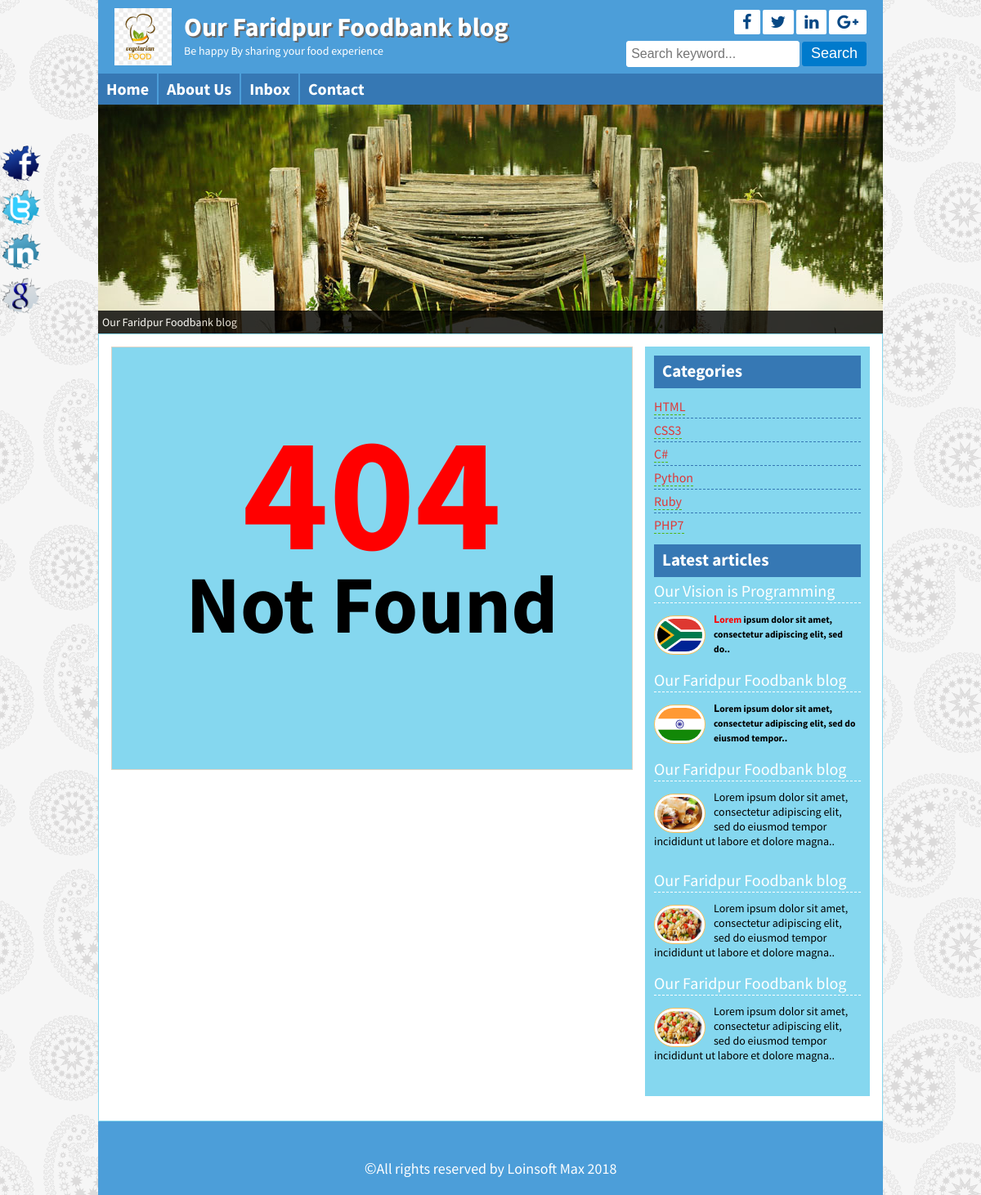
Page /404.php on the committed database.
### tables this page shows
CREATE TABLE `title_slogan` (
  `id` int(11) NOT NULL,
  `title` varchar(255) NOT NULL,
  `slogan` varchar(255) NOT NULL,
  `logo` varchar(255) NOT NULL
);

CREATE TABLE `tbl_social` (
  `id` int(11) NOT NULL,
  `fb` varchar(255) NOT NULL,
  `tw` varchar(255) NOT NULL,
  `ln` varchar(255) NOT NULL,
  `gg` varchar(255) NOT NULL
);

CREATE TABLE `tbl_page` (
  `id` int(11) NOT NULL,
  `name` varchar(255) NOT NULL,
  `body` text NOT NULL
);

CREATE TABLE `tbl_category` (
  `id` int(11) NOT NULL,
  `name` varchar(50) NOT NULL
);

CREATE TABLE `tbl_post` (
  `id` int(11) NOT NULL,
  `cat` int(11) NOT NULL,
  `title` varchar(255) NOT NULL,
  `body` text NOT NULL,
  `image` varchar(255) NOT NULL,
  `author` varchar(50) NOT NULL,
  `tags` varchar(255) NOT NULL,
  `date` timestamp NOT NULL DEFAULT CURRENT_TIMESTAMP ON UPDATE CURRENT_TIMESTAMP,
  `userid` int(11) NOT NULL
);

CREATE TABLE `tbl_footer` (
  `id` int(11) NOT NULL,
  `copyright` varchar(255) NOT NULL
);

### lib/Database.php (called while the page is built, shortened)
<?php
Class Database{
	public $host   = DB_HOST;
	public $user   = DB_USER;
	public $pass   = DB_PASS;
	public $dbname = DB_NAME;
	public $link;
	private function connectDB(){
	$this->link = new mysqli($this->host, $this->user, $this->pass, $this->dbname);
 }
	public function select($query){
		$result = $this->link->query($query) or die($this->link->error.__LINE__);
		if($result->num_rows > 0){
			return $result;
		} else {
			return false;
		}
	}
}

### helpers/Format.php (called while the page is built, shortened)
<?php
    class Format
    {
        public function textShort($text , $limit = 400)
    {
        $text = $text. " ";
        $text = substr($text, 0, $limit);
        $text = substr($text, 0, strrpos($text," "));
        $text = $text."..";
        return $text;
    }
}
?>

### inc/slider.php (the view)
<div class="slidersection templete clear">
	<div id="slider">
	<?php
						$query = "select * from tbl_slider";
						$slider  = $db->select($query);
						if($slider){
							while ($result = $slider->fetch_assoc()) {
					?>
		<a href="#"><img src="admin/<?php echo $result['image'] ?>" alt="nature 1" title="<?php echo $result['title'] ?>" /></a>
							<?php } } ?>
	</div>
</div>

### inc/header.php (shortened to what this page needs)
<?php include 'lib/Database.php'?>
<?php include 'helpers/Format.php'?>
<?php
	$db = new Database();
	$fm = new Format();
?>
<!DOCTYPE html>
<html>
<head>
	<?php include 'scripts/css.php' ?>
</head>
<body>
	<div class="headersection templete clear">
		<a href="index.php">
			<div class="logo">
		<?php
            $query = "select * from title_slogan where id = 1";
            $title_slogan = $db->select($query);
            if ($title_slogan) {
                while ($result = $title_slogan->fetch_assoc()) {
        ?>
				<img src="admin/<?php echo $result['logo'] ?>" alt="Logo"/>
				<h2><?php echo $result['title'] ?></h2>
				<p><?php echo $result['slogan'] ?></p>
			</div>
		<?php } } ?>
		</a>
		<div class="social clear">
		<?php
            $query = "select * from tbl_social where id = 1";
            $sociallink = $db->select($query);
            if ($sociallink) {
                    while ($result = $sociallink->fetch_assoc()) {
        ?>
			<div class="icon clear">
				<a href="<?php echo $result['fb'] ?>" target="_blank"><i class="fa fa-facebook"></i></a>
				<a href="<?php echo $result['tw'] ?>" target="_blank"><i class="fa fa-twitter"></i></a>
				<a href="<?php echo $result['ln'] ?>" target="_blank"><i class="fa fa-linkedin"></i></a>
				<a href="<?php echo $result['gg'] ?>" target="_blank"><i class="fa fa-google-plus"></i></a>
			</div>
		<?php } } ?>
			<div class="searchbtn clear">
			<form action="search.php" method="get">
				<input type="text" name="search" placeholder="Search keyword..."/>
				<input type="submit" name="submit" value="Search"/>
			</form>
			</div>
		</div>
	</div>
<div class="navsection templete">
	<ul>
		<li><a  href="index.php">Home</a></li>
		<?php
            $query = "select * from tbl_page";
            $getpage = $db->select($query);
            if ($getpage) {
                    while ($result = $getpage->fetch_assoc()) {
        ?>
		<li>
			<a href="dynamicpage.php?pageid=<?php echo $result['id']; ?>"><?php echo $result['name']?></a>
		</li>
		<?php } } ?>
		<li><a href="contact.php">Contact</a></li>
	</ul>
</div>

### scripts/css.php
<link rel="stylesheet" href="font-awesome-4.5.0/css/font-awesome.css">
<link rel="stylesheet" href="css/nivo-slider.css" type="text/css" media="screen" />
<link rel="stylesheet" href="style.css">
<?php
                   $query = "select * from tbl_theme where id='1'";
                   $theme = $db->select($query);
                   while($result  = $theme->fetch_assoc()){
					if($result['theme'] == 'Blue' ){
						echo '
						<link rel="stylesheet" href="theme/defualt.css">';
					}elseif($result['theme'] == 'Green' ){
						echo '
						<link rel="stylesheet" href="theme/green.css">';
					}
				}
   ?>

### 404.php
<?php include 'inc/header.php' ?>
<?php include 'inc/slider.php' ?>
	<div class="contentsection contemplete clear">
		<div class="maincontent clear">
			<div class="about">
				<div class="notfound">
    				<p><span>404</span> Not Found</p>
    			</div>
	        </div>
		</div>
<?php include 'inc/sidebar.php' ?>
<?php include 'inc/footer.php' ?>

### inc/sidebar.php
<div class="sidebar clear">
    <div class="samesidebar clear">
        <h2>Categories</h2>
            <ul>
            <?php
				$query = "SELECT * FROM tbl_category";
				$category  =  $db->select($query);
				if ($category) {
					while ($result = $category->fetch_assoc()) {
			?>
                <li>
                 <a class="sideli" href="posts.php?category=<?php echo $result['id'];?>"><?php echo $result['name'] ?></a>
                </li>
                <?php } } else{ ?>
                <?php
                    echo "No Category Created";
                }?>
            </ul>
    </div>
    <div class="samesidebar clear">
        <h2>Latest articles</h2>
        <?php
				$query = "SELECT * FROM tbl_post LIMIT 5";
				$post  =  $db->select($query);
				if ($post) {
					while ($result = $post->fetch_assoc()) {
			?>
            <div class="popular clear">
                <h3><a href="post.php?id=<?php echo $result['id'] ?>"><?php echo $result['title'] ?></a></h3>
                <a href="post.php?id=<?php echo $result['id'] ?>">
                    <img src="admin/<?php echo $result['image'] ?>" alt="post image"/>
                </a>
                <?php echo $fm->textShort($result['body'], 120); ?>
            </div>
	<?php } }else{ header('Location:404.php'); }?>
    </div>
</div>

### inc/footer.php (shortened to what this page needs)
</div>
<div class="footersection templete clear">
		<?php
				$query = "select * from tbl_footer where id = 1";
				$copyright= $db->select($query);
				if ($copyright) {
								while ($result = $copyright->fetch_assoc()) {
		?> <br/>
	  <p><span style="font-size:20px; font-width:bolder;">&copy</span><?php echo $result['copyright'];echo date(' Y')?></p>
		<?php } } ?>
	</div>
	<div class="fixedicon clear">
		<?php
				$query = "select * from tbl_social where id = 1";
				$sociallink = $db->select($query);
				if ($sociallink) {
								while ($result = $sociallink->fetch_assoc()) {
		?>
		<a href="<?php echo $result['fb'] ?>"><img src="images/fb.png" alt="Facebook"/></a>
		<a href="<?php echo $result['tw'] ?>"><img src="images/tw.png" alt="Twitter"/></a>
		<a href="<?php echo $result['ln'] ?>"><img src="images/in.png" alt="LinkedIn"/></a>
		<a href="<?php echo $result['gg'] ?>"><img src="images/gl.png" alt="GooglePlus"/></a>
		<?php } } ?>
	</div>
</body>
</html>

### css/nivo-slider.css (style rules this page uses)
.nivoSlider { position:relative; }
.nivoSlider a.nivo-imageLink { position:absolute; top:0px; left:0px; width:100%; height:100%; border:0; padding:0; margin:0; z-index:60; display:none; }

### style.css (style rules this page uses)
* { margin:0;padding:0;outline:0 }
body { font-family: 'Source Sans Pro', sans-serif;font-size:14px;line-height:18px;color:#000;background:url(images/bg.png)repeat fixed 0 0 #fff; }
.templete { width:960px;margin:0 auto; }
.contemplete { margin: 0 auto; width: 928px; }
.clear { overflow:hidden; }
input[type="text"], input[type="email"] { border: 1px solid #cfc5b6; border-radius: 3px; margin-bottom: 5px; padding: 5px; width: 300px; }
input[type="submit"] { background: #b7801c none repeat scroll 0 0; border: 1px solid #e6af4b; color: #fff; cursor: pointer; font-size: 20px; padding: 1px 10px; }
.headersection { background: #ca932f none repeat scroll 0 0; color: #fff; }
.logo { float: left; width: 580px; }
.logo img { float: left; margin-right: 15px; padding-bottom: 10px; padding-left: 20px; padding-top: 10px; width: 70px; }
.logo h2 { color: #fff; font-size: 32px; margin-bottom: 11px; margin-top: 24px; text-shadow: 2px 2px 0 #666; }
.logo p { color:#fff; }
.social { float: right; margin-right: 20px; margin-top: 12px; text-align: right; width: 360px; }
.icon { float: right; }
.icon a { background: #a56e0a none repeat scroll 0 0; border-radius: 2px; color: #fff; display: block; float: left; font-size: 20px; margin-left: 3px; padding: 5px 10px; }
.searchbtn { float: right; margin-top: 8px; }
.searchbtn input[type="text"] { border: 1px solid #A56E0A; width: 200px; background: #FFE07C; font-size: 16px; height: 20px; }
.searchbtn input[type="submit"] { border: 1px solid #9d6602; border-radius: 3px; font-size: 18px; height: 30px; padding-left: 10px; padding-right: 10px; padding-top: 0; cursor: pointer; }
.navsection { background: none repeat scroll 0 0 #e6af4b; min-height: 38px; }
.navsection ul { margin:0;padding:0;list-style:none; }
.navsection ul li { border-left: 1px solid #fdc662; border-right: 1px solid #c18a26; display: block; float: left; position:relative; }
.navsection ul li:first-child { border-left: 0px solid #fdc662; }
.navsection ul li:last-child { border-right: 0px solid #c18a26; }
.navsection ul li a { color: #fff; display: block; font-size: 20px; font-weight: bold; padding: 10px; text-decoration: none; }
.contentsection { background: #ffffff none repeat scroll 0 0; border: 1px solid #ca932f; padding: 15px; }
.maincontent { background: #fef4e5 none repeat scroll 0 0; border: 1px solid #ded4c5; float: left; margin: 0 15px 15px 0; padding: 8px 15px; width: 606px; }
.about { font-size: 16px; line-height: 24px; text-align: justify; }
.about p { font-size: 16px; line-height: 24px; margin-bottom: 10px; text-align: justify; }
.notfound { min-height: 400px; padding-top: 100px; }
.notfound p { font-size: 100px; font-weight: bold; line-height: 137px; text-align: center; }
.notfound p span { color: #ff0000; display: block; font-size: 200px; }
.sidebar { background: #fef4e5 none repeat scroll 0 0; border: 1px solid #ded4c5; float: right; margin-bottom: 15px; margin-top: 0; padding: 10px; width: 253px; }
.samesidebar { margin-bottom: 10px; }
.samesidebar h2 { background: #e6af4b none repeat scroll 0 0; border-bottom: 2px solid #b7801c; color: #333; margin-bottom: 8px; padding: 10px; }
.samesidebar ul { padding:0;margin:0;list-style:none; }
.samesidebar ul li { border-bottom: 1px dashed #e9c05c; font-size: 16px; padding: 5px 8px 5px 0; }
.samesidebar ul li:last-child { border-bottom: 0px dashed #e9c05c; }
.samesidebar ul li a { color: #814a00; text-decoration: none; }
.samesidebar p { margin-bottom: 10px; }
.popular { margin-bottom: 20px; }
.popular h3 { border-bottom: 1px dashed #b7801c; font-size: 20px; font-weight: normal; margin-bottom: 10px; padding-bottom: 5px; }
.popular h3 a { text-decoration:none;color:#444 }
.popular img { background: #fff none repeat scroll 0 0; border: 1px solid #f6bf5b; border-radius: 30px; float: left; height: 40px; margin-right: 10px; margin-top: 5px; padding: 3px; width: 55px; }
.footersection { height:90px;background:#B7801C;text-align:center }
.fixedicon { left: 0; position: fixed; top: 175px; width: 60px; }
.fixedicon img { width: 50px; }

### rows in the picture
title_slogan: logo (picture), title "Our Faridpur Foodbank blog", slogan "Be happy By sharing your food experience"
tbl_page: name "About Us"
tbl_page: name "Inbox"
tbl_category: name "HTML"
tbl_category: name "CSS3"
tbl_category: name "C#"
tbl_category: name "Python"
tbl_category: name "Ruby"
tbl_category: name "PHP7"
tbl_post: title "Our Vision is Programming", image (picture), body "L orem ipsum dolor sit amet, consectetur adipiscing elit, sed do.."
tbl_post: title "Our Faridpur Foodbank blog", image (picture), body "L orem ipsum dolor sit amet, consectetur adipiscing elit, sed do eiusmod tempor.."
tbl_post: title "Our Faridpur Foodbank blog", image (picture), body "Lorem ipsum dolor sit amet, consectetur adipiscing elit, sed do eiusmod tempor incididunt ut labore et dolore magna.."
tbl_post: title "Our Faridpur Foodbank blog", image (picture), body "Lorem ipsum dolor sit amet, consectetur adipiscing elit, sed do eiusmod tempor incididunt ut labore et dolore magna.."
tbl_post: title "Our Faridpur Foodbank blog", image (picture), body "Lorem ipsum dolor sit amet, consectetur adipiscing elit, sed do eiusmod tempor incididunt ut labore et dolore magna.."
tbl_footer: copyright "All rights reserved by Loinsoft Max"
